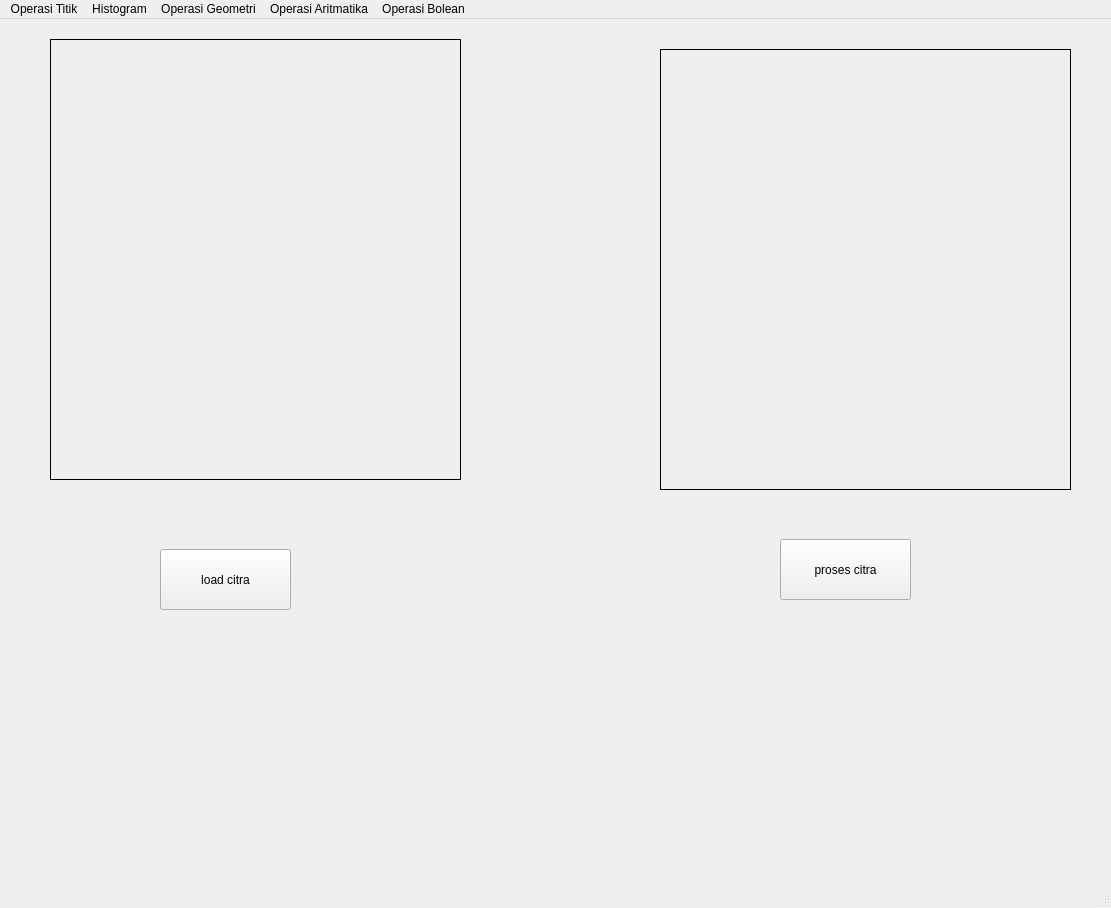
<?xml version="1.0" encoding="UTF-8"?>
<ui version="4.0">
 <class>MainWindow</class>
 <widget class="QMainWindow" name="MainWindow">
  <property name="geometry">
   <rect>
    <x>0</x>
    <y>0</y>
    <width>1111</width>
    <height>908</height>
   </rect>
  </property>
  <property name="windowTitle">
   <string>MainWindow</string>
  </property>
  <widget class="QWidget" name="centralwidget">
   <widget class="QPushButton" name="button_loadcitra">
    <property name="geometry">
     <rect>
      <x>160</x>
      <y>530</y>
      <width>131</width>
      <height>61</height>
     </rect>
    </property>
    <property name="text">
     <string>load citra</string>
    </property>
   </widget>
   <widget class="QLabel" name="label">
    <property name="geometry">
     <rect>
      <x>50</x>
      <y>20</y>
      <width>411</width>
      <height>441</height>
     </rect>
    </property>
    <property name="frameShape">
     <enum>QFrame::Box</enum>
    </property>
    <property name="text">
     <string/>
    </property>
   </widget>
   <widget class="QLabel" name="label_2">
    <property name="geometry">
     <rect>
      <x>660</x>
      <y>30</y>
      <width>411</width>
      <height>441</height>
     </rect>
    </property>
    <property name="frameShape">
     <enum>QFrame::Box</enum>
    </property>
    <property name="text">
     <string/>
    </property>
   </widget>
   <widget class="QPushButton" name="button_prosescitra">
    <property name="geometry">
     <rect>
      <x>780</x>
      <y>520</y>
      <width>131</width>
      <height>61</height>
     </rect>
    </property>
    <property name="text">
     <string>proses citra</string>
    </property>
   </widget>
  </widget>
  <widget class="QMenuBar" name="menubar">
   <property name="geometry">
    <rect>
     <x>0</x>
     <y>0</y>
     <width>1111</width>
     <height>26</height>
    </rect>
   </property>
   <widget class="QMenu" name="menuOperasi_titik">
    <property name="title">
     <string>Operasi Titik</string>
    </property>
    <addaction name="actionOperasi_Pencerahan"/>
    <addaction name="actionSimple_Contrast"/>
    <addaction name="actionContrast_Streching"/>
    <addaction name="actionnegative"/>
    <addaction name="actionoperasi_biner"/>
   </widget>
   <widget class="QMenu" name="menuHistogram">
    <property name="title">
     <string>Histogram</string>
    </property>
    <addaction name="actionhistogram_Grayscale"/>
    <addaction name="actionHistogram_RGB"/>
    <addaction name="actionHistogram_Equalization"/>
   </widget>
   <widget class="QMenu" name="menuOperasi_Geometri">
    <property name="title">
     <string>Operasi Geometri</string>
    </property>
    <widget class="QMenu" name="menuRotasi">
     <property name="title">
      <string>Rotasi</string>
     </property>
     <addaction name="action90_derajat"/>
     <addaction name="action_90_derajat"/>
     <addaction name="action_45_derajat"/>
     <addaction name="action45_derajat"/>
     <addaction name="action180_derajat"/>
    </widget>
    <widget class="QMenu" name="menuResize">
     <property name="title">
      <string>Resize</string>
     </property>
     <widget class="QMenu" name="menuZoom_in">
      <property name="title">
       <string>Zoom in</string>
      </property>
      <addaction name="action2x"/>
      <addaction name="action3x"/>
      <addaction name="action4x"/>
     </widget>
     <widget class="QMenu" name="menuZoom_Out">
      <property name="title">
       <string>Zoom Out</string>
      </property>
      <addaction name="action1_2"/>
      <addaction name="action1_4"/>
      <addaction name="action3_4"/>
     </widget>
     <widget class="QMenu" name="menuDimensi">
      <property name="title">
       <string>Dimensi</string>
      </property>
      <addaction name="action900x400"/>
     </widget>
     <addaction name="menuZoom_in"/>
     <addaction name="menuZoom_Out"/>
     <addaction name="menuDimensi"/>
    </widget>
    <addaction name="actionTranslasi"/>
    <addaction name="menuRotasi"/>
    <addaction name="menuResize"/>
    <addaction name="actionCrop"/>
    <addaction name="actionTranspose"/>
   </widget>
   <widget class="QMenu" name="menuOperasi_Aritmatika">
    <property name="title">
     <string>Operasi Aritmatika</string>
    </property>
    <addaction name="actionTambah_Dan_Kurang"/>
    <addaction name="actionKali_dan_Bagi"/>
   </widget>
   <widget class="QMenu" name="menuOperasi_Bolean">
    <property name="title">
     <string>Operasi Bolean</string>
    </property>
    <addaction name="actionOperasi_AND"/>
    <addaction name="actionOperasi_OR"/>
    <addaction name="actionOperasi_XOR"/>
    <addaction name="actionOperasi_NOT"/>
   </widget>
   <addaction name="menuOperasi_titik"/>
   <addaction name="menuHistogram"/>
   <addaction name="menuOperasi_Geometri"/>
   <addaction name="menuOperasi_Aritmatika"/>
   <addaction name="menuOperasi_Bolean"/>
  </widget>
  <widget class="QStatusBar" name="statusbar"/>
  <action name="actionOperasi_Pencerahan">
   <property name="text">
    <string>Operasi Pencerahan</string>
   </property>
  </action>
  <action name="actionSimple_Contrast">
   <property name="text">
    <string>Simple Contrast</string>
   </property>
  </action>
  <action name="actionContrast_Streching">
   <property name="text">
    <string>Contrast Streching</string>
   </property>
  </action>
  <action name="actionNegative_Triggered">
   <property name="text">
    <string>Negative Triggered</string>
   </property>
  </action>
  <action name="actionnegative">
   <property name="text">
    <string>negative</string>
   </property>
  </action>
  <action name="actionoperasi_biner">
   <property name="text">
    <string>operasi biner</string>
   </property>
  </action>
  <action name="actionhistogram_Grayscale">
   <property name="text">
    <string>histogram Grayscale</string>
   </property>
  </action>
  <action name="actionHistogram_RGB">
   <property name="text">
    <string>Histogram RGB</string>
   </property>
  </action>
  <action name="actionHistogram_Equalization">
   <property name="text">
    <string>Histogram Equalization</string>
   </property>
  </action>
  <action name="actionTranslasi">
   <property name="text">
    <string>Translasi</string>
   </property>
  </action>
  <action name="action90_derajat">
   <property name="text">
    <string>90 derajat</string>
   </property>
  </action>
  <action name="action_90_derajat">
   <property name="text">
    <string>-90 derajat</string>
   </property>
  </action>
  <action name="action_45_derajat">
   <property name="text">
    <string>-45 derajat</string>
   </property>
  </action>
  <action name="action45_derajat">
   <property name="text">
    <string>45 derajat</string>
   </property>
  </action>
  <action name="action180">
   <property name="text">
    <string>180 derajat</string>
   </property>
  </action>
  <action name="action180_derajat">
   <property name="text">
    <string>180 derajat</string>
   </property>
  </action>
  <action name="actionRisize">
   <property name="text">
    <string>Risize</string>
   </property>
  </action>
  <action name="action2x">
   <property name="text">
    <string>2x</string>
   </property>
  </action>
  <action name="action3x">
   <property name="text">
    <string>3x</string>
   </property>
  </action>
  <action name="action4x">
   <property name="text">
    <string>4x</string>
   </property>
  </action>
  <action name="action1_2">
   <property name="text">
    <string>1/2</string>
   </property>
  </action>
  <action name="action1_4">
   <property name="text">
    <string>1/4</string>
   </property>
  </action>
  <action name="action3_4">
   <property name="text">
    <string>3/4</string>
   </property>
  </action>
  <action name="action900x400">
   <property name="text">
    <string>900x400</string>
   </property>
  </action>
  <action name="actionCrop">
   <property name="text">
    <string>Crop</string>
   </property>
  </action>
  <action name="actionTambah_Dan_Kurang">
   <property name="text">
    <string>Tambah Dan Kurang</string>
   </property>
  </action>
  <action name="actionOperasi_AND">
   <property name="text">
    <string>Operasi AND</string>
   </property>
  </action>
  <action name="actionKali_dan_Bagi">
   <property name="text">
    <string>Kali dan Bagi</string>
   </property>
  </action>
  <action name="actionTranspose">
   <property name="text">
    <string>Transpose</string>
   </property>
  </action>
  <action name="actionOperasi_OR">
   <property name="text">
    <string>Operasi OR</string>
   </property>
  </action>
  <action name="actionOperasi_XOR">
   <property name="text">
    <string>Operasi XOR</string>
   </property>
  </action>
  <action name="actionOperasi_NOT">
   <property name="text">
    <string>Operasi NOT</string>
   </property>
  </action>
 </widget>
 <resources/>
 <connections/>
</ui>
